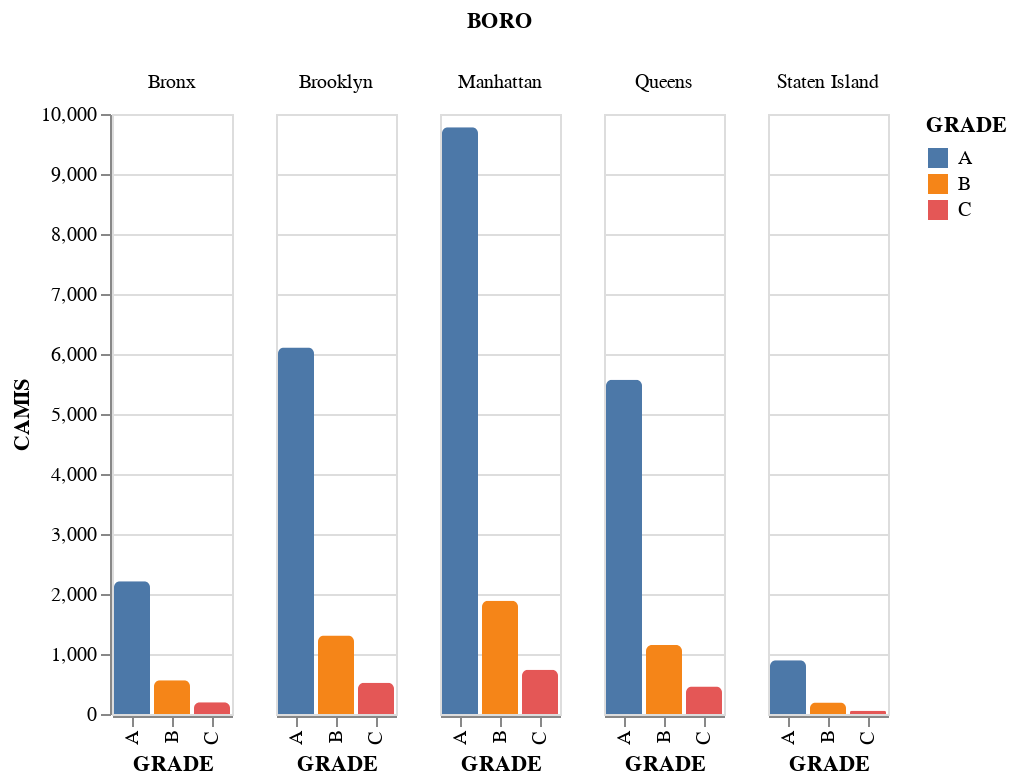

Write notebook code for a chart like this one.
### Code cell
grade_count = df_rest.groupby(['BORO', 'GRADE'])['CAMIS'].nunique().reset_index()

alt.Chart(grade_count).mark_bar(cornerRadiusTopLeft=3,
    cornerRadiusTopRight=3).encode(
    x='GRADE',
    y='CAMIS',
    color='GRADE',
    column='BORO')

### Figure 1 — Vega-Lite specification as saved in the notebook (floating-point values rounded to 4 significant figures)
{"config": {"view": {"continuousWidth": 400, "continuousHeight": 300}}, "data": {"name": "data-2a442bf3cc339e2bdd0a39ad5cd3d6b6"}, "mark": {"type": "bar", "cornerRadiusTopLeft": 3, "cornerRadiusTopRight": 3}, "encoding": {"color": {"type": "nominal", "field": "GRADE"}, "column": {"type": "nominal", "field": "BORO"}, "x": {"type": "nominal", "field": "GRADE"}, "y": {"type": "quantitative", "field": "CAMIS"}}, "$schema": "https://vega.github.io/schema/vega-lite/v4.0.0.json", "datasets": {"data-2a442bf3cc339e2bdd0a39ad5cd3d6b6": [{"BORO": "Bronx", "GRADE": "A", "CAMIS": 2212}, {"BORO": "Bronx", "GRADE": "B", "CAMIS": 564}, {"BORO": "Bronx", "GRADE": "C", "CAMIS": 197}, {"BORO": "Brooklyn", "GRADE": "A", "CAMIS": 6110}, {"BORO": "Brooklyn", "GRADE": "B", "CAMIS": 1310}, {"BORO": "Brooklyn", "GRADE": "C", "CAMIS": 519}, {"BORO": "Manhattan", "GRADE": "A", "CAMIS": 9781}, {"BORO": "Manhattan", "GRADE": "B", "CAMIS": 1889}, {"BORO": "Manhattan", "GRADE": "C", "CAMIS": 736}, {"BORO": "Queens", "GRADE": "A", "CAMIS": 5569}, {"BORO": "Queens", "GRADE": "B", "CAMIS": 1149}, {"BORO": "Queens", "GRADE": "C", "CAMIS": 458}, {"BORO": "Staten Island", "GRADE": "A", "CAMIS": 894}, {"BORO": "Staten Island", "GRADE": "B", "CAMIS": 190}, {"BORO": "Staten Island", "GRADE": "C", "CAMIS": 56}]}}
